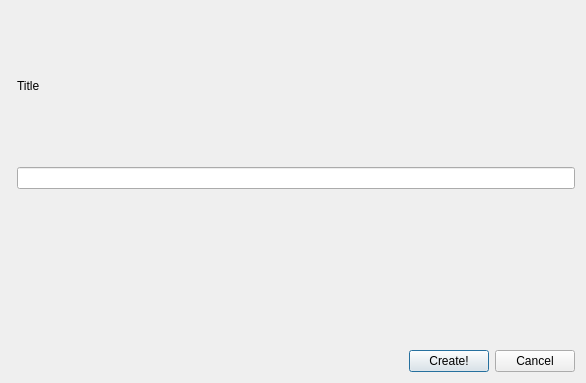
<?xml version="1.0" encoding="utf-8"?>
<ui version="4.0">
<comment> Begin CVS Header </comment>
<comment>   $Source: /fs/turing/cvs/copasi_dev/copasi/UI/DefaultplotDialog.ui,v $ </comment>
<comment>   $Revision: 1.2.40.1 $ </comment>
<comment>   $Name: Build-33 $ </comment>
<comment>   $Author: aekamal $ </comment>
<comment>   $Date: 2011/01/24 17:00:16 $ </comment>
<comment> End CVS Header </comment>

<comment> Copyright (C) 2010 by Pedro Mendes, Virginia Tech Intellectual </comment>
<comment> Properties, Inc., University of Heidelberg, and The University </comment>
<comment> of Manchester. </comment>
<comment> All rights reserved. </comment>

 <class>DefaultPlotDialog</class>
 <widget class="QDialog" name="DefaultPlotDialog">
  <property name="geometry">
   <rect>
    <x>0</x>
    <y>0</y>
    <width>586</width>
    <height>383</height>
   </rect>
  </property>
  <property name="windowTitle">
   <string>Form1</string>
  </property>
  <layout class="QGridLayout">
   <item row="0" column="0" rowspan="3">
    <widget class="Q3ListBox" name="listBox">
     <item>
      <property name="text">
       <string>New Item</string>
      </property>
     </item>
    </widget>
   </item>
   <item row="0" column="1">
    <widget class="QLabel" name="titleLabel">
     <property name="text">
      <string>Title</string>
     </property>
     <property name="wordWrap">
      <bool>false</bool>
     </property>
    </widget>
   </item>
   <item row="1" column="1">
    <widget class="QLineEdit" name="lineEditTitle"/>
   </item>
   <item row="2" column="1">
    <widget class="Q3TextEdit" name="textEdit"/>
   </item>
   <item row="3" column="0" colspan="2">
    <layout class="QHBoxLayout">
     <item>
      <spacer name="spacerButtons">
       <property name="orientation">
        <enum>Qt::Horizontal</enum>
       </property>
       <property name="sizeType">
        <enum>QSizePolicy::Expanding</enum>
       </property>
       <property name="sizeHint" stdset="0">
        <size>
         <width>51</width>
         <height>20</height>
        </size>
       </property>
      </spacer>
     </item>
     <item>
      <widget class="QPushButton" name="createButton">
       <property name="text">
        <string>Create!</string>
       </property>
      </widget>
     </item>
     <item>
      <widget class="QPushButton" name="cancelButton">
       <property name="text">
        <string>Cancel</string>
       </property>
      </widget>
     </item>
    </layout>
   </item>
  </layout>
 </widget>
 <layoutdefault spacing="6" margin="11"/>
 <pixmapfunction>qPixmapFromMimeSource</pixmapfunction>
 <customwidgets>
  <customwidget>
   <class>Q3Frame</class>
   <extends>QFrame</extends>
   <header>Qt3Support/Q3Frame</header>
   <container>1</container>
  </customwidget>
  <customwidget>
   <class>Q3ListBox</class>
   <extends>Q3Frame</extends>
   <header>q3listbox.h</header>
  </customwidget>
  <customwidget>
   <class>Q3TextEdit</class>
   <extends>Q3Frame</extends>
   <header>q3textedit.h</header>
  </customwidget>
 </customwidgets>
 <includes>
  <include location="global">vector</include>
  <include location="local">copasi.h</include>
 </includes>
 <resources/>
 <connections>
  <connection>
   <sender>cancelButton</sender>
   <signal>clicked()</signal>
   <receiver>DefaultPlotDialog</receiver>
   <slot>close()</slot>
   <hints>
    <hint type="sourcelabel">
     <x>20</x>
     <y>20</y>
    </hint>
    <hint type="destinationlabel">
     <x>20</x>
     <y>20</y>
    </hint>
   </hints>
  </connection>
  <connection>
   <sender>createButton</sender>
   <signal>clicked()</signal>
   <receiver>DefaultPlotDialog</receiver>
   <slot>slotCreate()</slot>
   <hints>
    <hint type="sourcelabel">
     <x>20</x>
     <y>20</y>
    </hint>
    <hint type="destinationlabel">
     <x>20</x>
     <y>20</y>
    </hint>
   </hints>
  </connection>
  <connection>
   <sender>listBox</sender>
   <signal>selectionChanged()</signal>
   <receiver>DefaultPlotDialog</receiver>
   <slot>slotSelect()</slot>
   <hints>
    <hint type="sourcelabel">
     <x>20</x>
     <y>20</y>
    </hint>
    <hint type="destinationlabel">
     <x>20</x>
     <y>20</y>
    </hint>
   </hints>
  </connection>
 </connections>
</ui>
